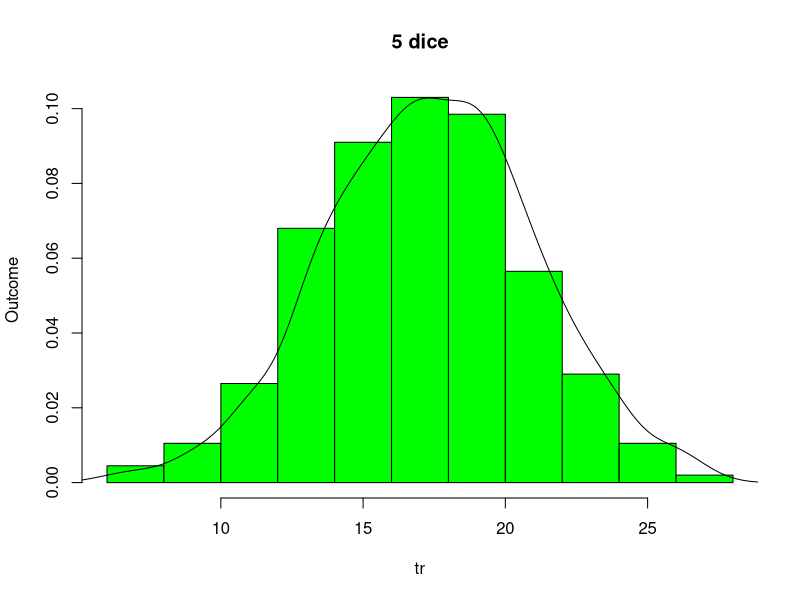
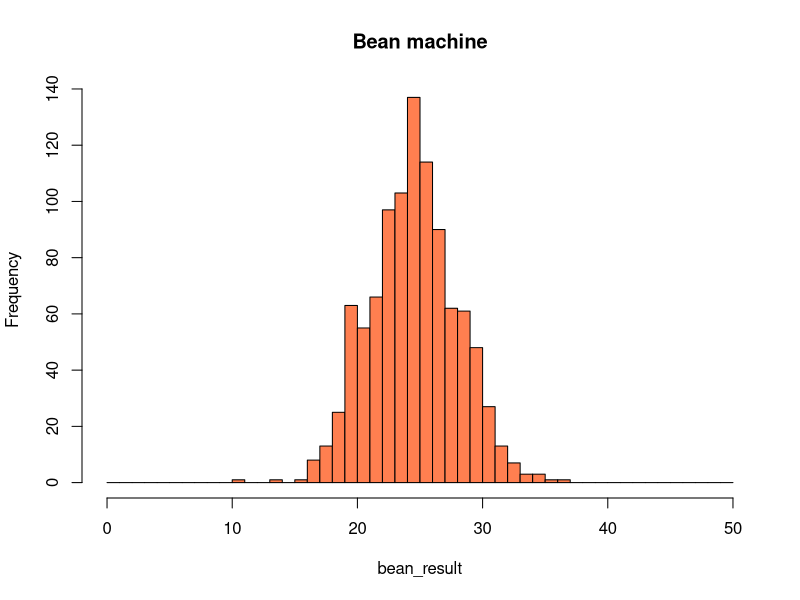

These figures' R source, in order:
# Rolling Dice
dice_number <- 5
roll_time <- 1000
tr <- c()
for (j in 1:roll_time){
  sr <- c()
  result <- c()
  for (i in 1:dice_number){
    result <- c(result, sample(1:6,1))
  }
  tr <- c(tr,sum(result))
}
hist(tr,col = "green", ylab = "Outcome", main = paste((dice_number),"dice"),freq=F)
lines(density(tr))
# 68 - 95 - 99.7 rule:
sum(mean(tr)-sd(tr) < tr & tr < mean(tr)+sd(tr))/roll_time * 100 # 68
sum(mean(tr)-2*sd(tr) < tr & tr < mean(tr)+2*sd(tr))/roll_time * 100 # 95
sum(mean(tr)-3*sd(tr) < tr & tr < mean(tr)+3*sd(tr))/roll_time * 100 # 99.7

# 正态性检验 - nortest 包
library(nortest)
ad.test(tr)
# Why result is so not normal???

# Bean machine
beans <- 1000
layers <- 50 # large enough in CLT means large enough layers, *not beans*
bean_result <- c()
for (i in 1:beans){
  bean_result <- c(bean_result, sum(sample(c(0,1),layers,replace=TRUE, p=c(0.5,0.5)))) 
}
hist(bean_result, col="coral", main = "Bean machine", axes = T,breaks=0:layers)
